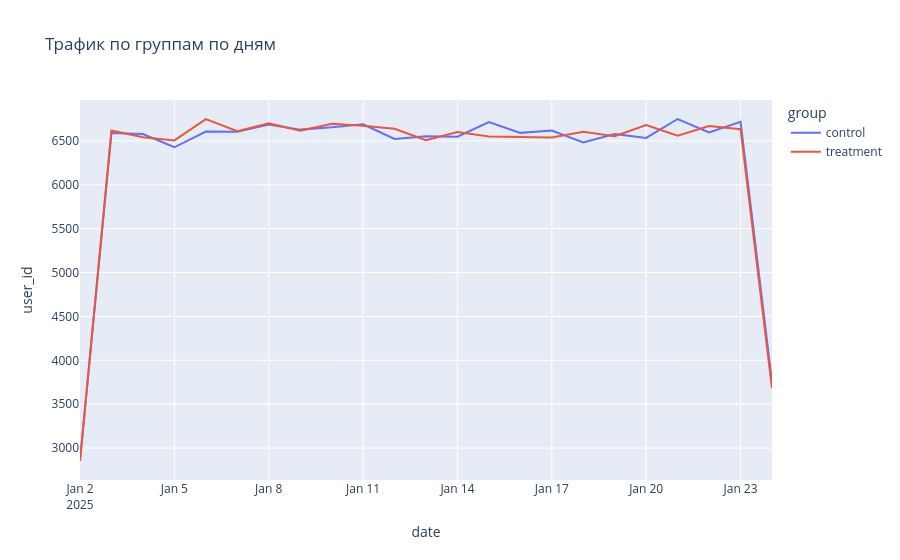

This figure's notebook cell:
### Markdown cell above
13к визитов в день, трафик равномерный. первый и последний день неполные

теперь рассмотриим по группам

### Code cell
daily_group = df.groupby(['date', 'group'], as_index=False)['user_id'].count()
px.line(daily_group, x='date', y='user_id', color='group', title='Трафик по группам по дням').show()

### Figure 1 — Plotly figure (JSON) as saved in the notebook; plotly's stock layout.template omitted (floating-point values rounded to 4 significant figures)
{"data": [{"hovertemplate": "group=control<br>date=%{x}<br>user_id=%{y}<extra></extra>", "legendgroup": "control", "line": {"color": "#636efa", "dash": "solid"}, "marker": {"symbol": "circle"}, "mode": "lines", "name": "control", "orientation": "v", "showlegend": true, "type": "scatter", "x": ["2025-01-02", "2025-01-03", "2025-01-04", "2025-01-05", "2025-01-06", "2025-01-07", "2025-01-08", "2025-01-09", "2025-01-10", "2025-01-11", "2025-01-12", "2025-01-13", "2025-01-14", "2025-01-15", "2025-01-16", "2025-01-17", "2025-01-18", "2025-01-19", "2025-01-20", "2025-01-21", "2025-01-22", "2025-01-23", "2025-01-24"], "xaxis": "x", "y": [2859, 6590, 6578, 6427, 6606, 6604, 6687, 6628, 6654, 6688, 6522, 6552, 6548, 6714, 6591, 6617, 6482, 6578, 6534, 6749, 6596, 6716, 3754], "yaxis": "y"}, {"hovertemplate": "group=treatment<br>date=%{x}<br>user_id=%{y}<extra></extra>", "legendgroup": "treatment", "line": {"color": "#EF553B", "dash": "solid"}, "marker": {"symbol": "circle"}, "mode": "lines", "name": "treatment", "orientation": "v", "showlegend": true, "type": "scatter", "x": ["2025-01-02", "2025-01-03", "2025-01-04", "2025-01-05", "2025-01-06", "2025-01-07", "2025-01-08", "2025-01-09", "2025-01-10", "2025-01-11", "2025-01-12", "2025-01-13", "2025-01-14", "2025-01-15", "2025-01-16", "2025-01-17", "2025-01-18", "2025-01-19", "2025-01-20", "2025-01-21", "2025-01-22", "2025-01-23", "2025-01-24"], "xaxis": "x", "y": [2853, 6618, 6541, 6505, 6747, 6609, 6700, 6615, 6696, 6673, 6637, 6508, 6600, 6549, 6545, 6538, 6603, 6552, 6679, 6560, 6669, 6633, 3681], "yaxis": "y"}], "layout": {"legend": {"title": {"text": "group"}, "tracegroupgap": 0}, "title": {"text": "Трафик по группам по дням"}, "xaxis": {"anchor": "y", "domain": [0, 1], "title": {"text": "date"}}, "yaxis": {"anchor": "x", "domain": [0, 1], "title": {"text": "user_id"}}}}
